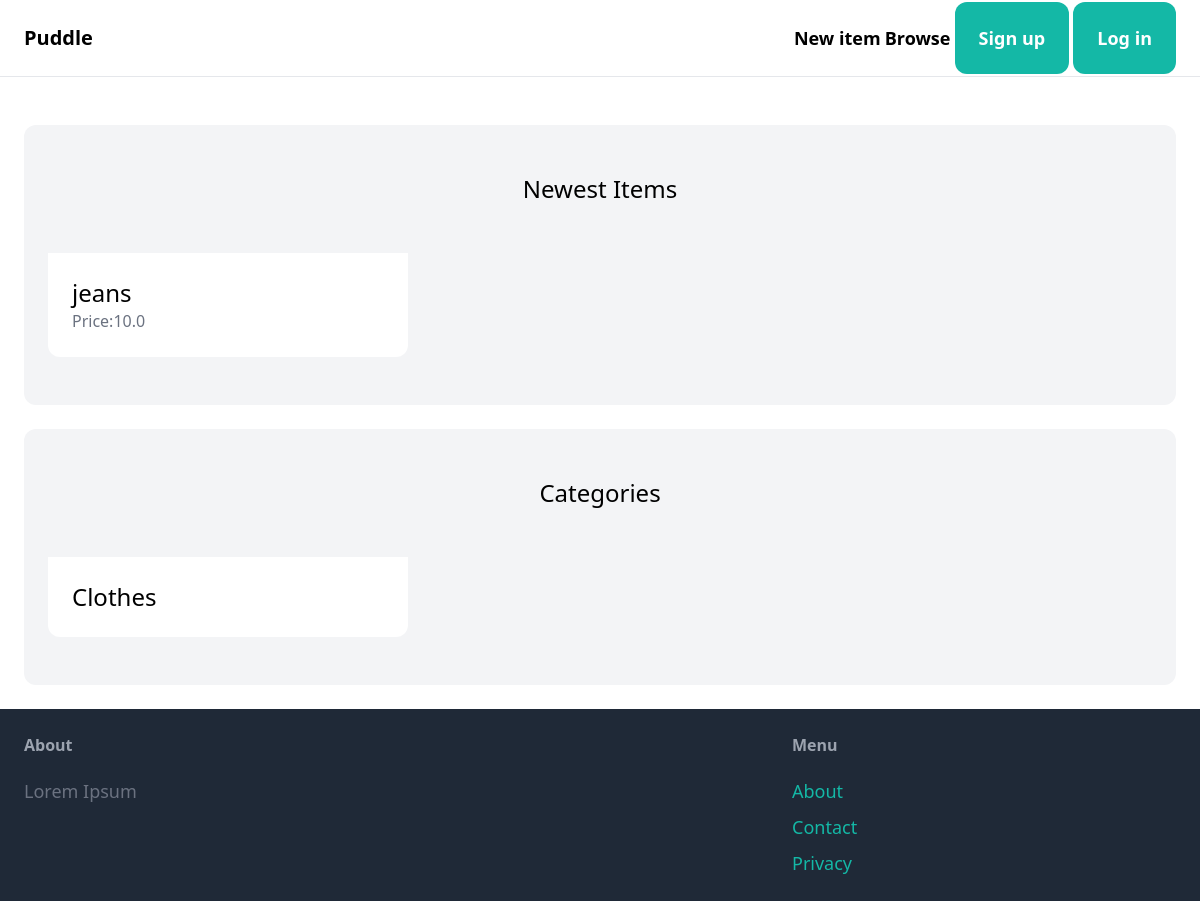
The app's page /, older data.
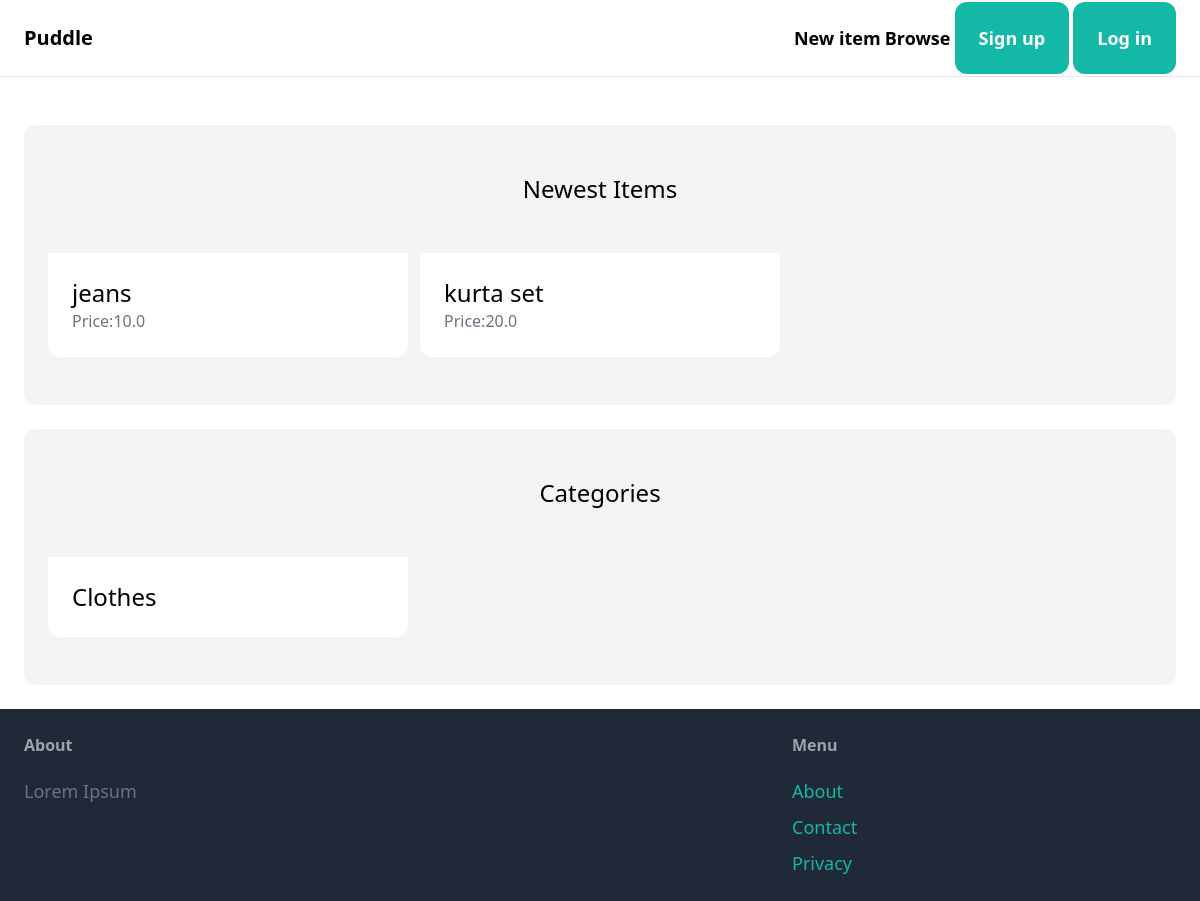
The same page, newer data.
### item/models.py (models this page shows, shortened)
class Item(models.Model):
    category = models.ForeignKey(Category,related_name='items',on_delete=models.CASCADE)
    name = models.CharField(max_length=255)
    description = models.TextField(blank=True,null=True)
    price = models.FloatField()
    image = models.ImageField(upload_to='item_images',blank=True,null=True)
    is_sold = models.BooleanField(default=False)
    created_by = models.ForeignKey(User,related_query_name='items',on_delete=models.CASCADE)
    created_at = models.DateTimeField(auto_now_add=True)

class Category(models.Model):
    name = models.CharField(max_length=100)
    class Meta:
        ordering = ('name',)
        verbose_name_plural = 'Categories'

### core/views.py (the view)
# urls.py: path("",views.index,name='index'),
def index(request):
    items = Item.objects.filter(is_sold=False)[0:6]
    categories  = Category.objects.all()
    return render(request,'core/index.html',{
        'categories':categories,
        'items':items
    })

### core/templates/core/index.html (shortened to what this page needs)
{% extends 'core/base.html' %}
{% block content %}
<div class="mt-6 px-6 py-12 bg-gray-100 rounded-xl">
  <h2 class="mb-12 text-2xl text-center">Newest Items</h2>
  <div class="grid grid-cols-3 gap-3">
    {% for item in items %}
    <div>
      <a href="{% url 'item:detail' item.id %}">
        <div class="p-6 bg-white rounded-b-xl">
          <h2 class="text-2xl">{{item.name}}</h2>
          <p class="text-gray-500">Price:{{item.price}}</p>
        </div>
      </a>
    </div>
    {% endfor %}
  </div>
</div>
<div class="mt-6 px-6 py-12 bg-gray-100 rounded-xl">
  <h2 class="mb-12 text-2xl text-center">Categories</h2>
  <div class="grid grid-cols-3 gap-3">
    {% for category in categories %}
    <div>
      <a href="#">
        <div class="p-6 bg-white rounded-b-xl">
          <h2 class="text-2xl">{{category.name}}</h2>
        </div>
      </a>
    </div>
    {% endfor %}
  </div>
</div>
{% endblock %}

Row changes from the older to the newer data that the page shows:
added Item: name "kurta set", price "20.0"
